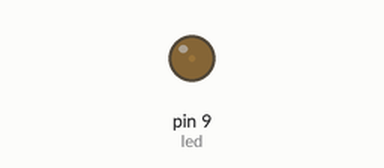
The sketch below on a simulated Arduino Uno, built with avr-gcc and run on an emulated ATmega328P. On the bench: output pins drawn as LEDs (lit = HIGH).

Above: at 0.15 s.
At 1.05 s:
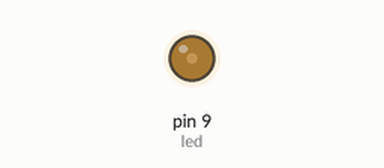
At 1.95 s:
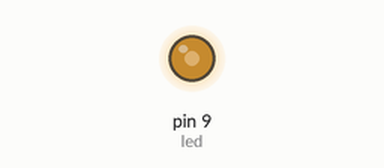
At 3.9 s:
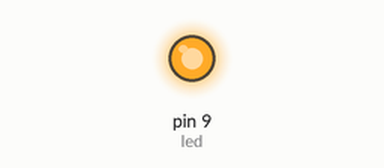
Timing chart, 0 to 5.4 s (numbered marks = the images above):
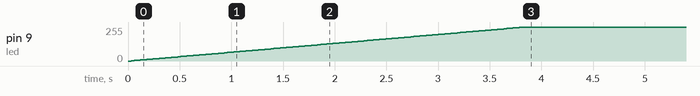

The sketch:

0329_fade.ino
```cpp
int led = 9; // thie pin that the LED is attached to
int brightness = 0; // how bright the LED is
int fadeAmount = 5; // how many points to fade the LED by

void setup() {
  pinMode(led, OUTPUT); // declare pin 9 to be an output
}

void loop() {
  analogWrite(led, brightness); // set the birhgtness of pin 9
  brightness += .5*fadeAmount; // change brightness for next time through loop

  if (brightness == 00 || brightness == 255) { // reverse the direction of the fading;
    fadeAmount = -fadeAmount;
  }

  delay(30); // wait for 30 milliseconds to see the dimming effect
}
```

Measured:
- by itself, pin 9 (led): moves from 0/255 to 255/255 over 3.8 s
